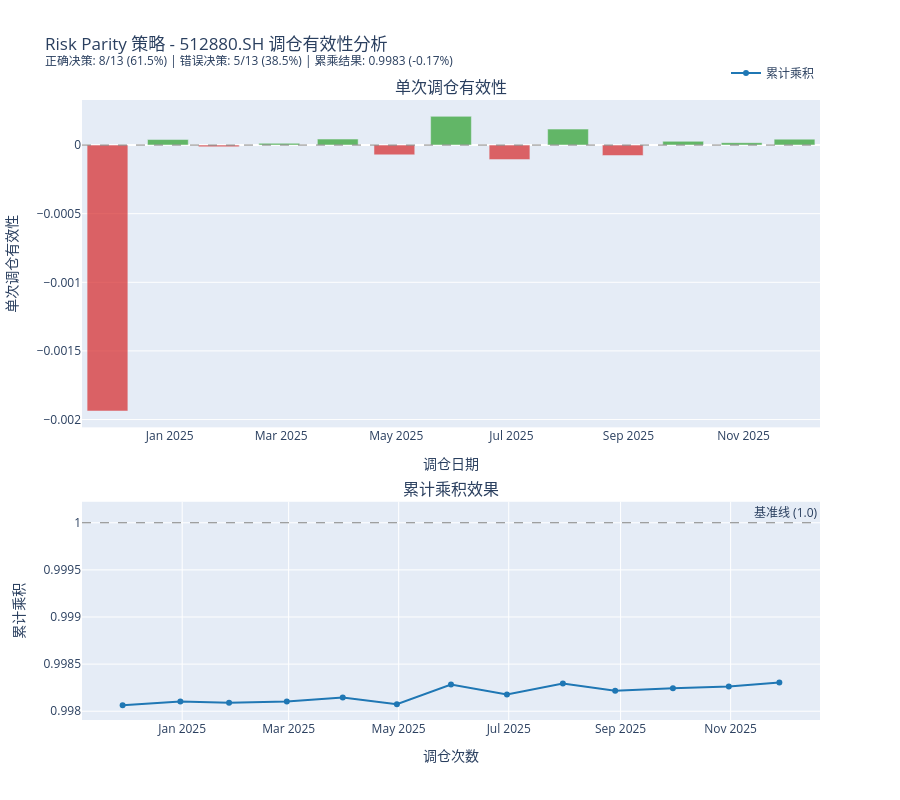

Notebook code cell kept with this figure:
### Code cell
print(rp_result.weights.columns)

for item in rp_result.weights.columns:
    rp_viz.plot_rebalancing_effectiveness(
        price_df,
        asset_name=item,           # 指定资产
    )

### Figure 1 — Plotly figure (JSON) as saved in the notebook; plotly's stock layout.template omitted (floating-point values rounded to 4 significant figures)
{"data": [{"hovertemplate": "<b>2024-11-29</b><br>调仓前权重: 0.0000<br>调仓后权重: 0.0512<br>权重变化: +0.0512<br>期间收益: -0.0378<br>有效性: -0.001938<extra></extra>", "marker": {"color": "#d62728"}, "opacity": 0.7, "showlegend": false, "type": "bar", "x": ["2024-11-29T00:00:00"], "xaxis": "x", "y": [-0.001938], "yaxis": "y"}, {"hovertemplate": "<b>2024-12-31</b><br>调仓前权重: 0.0512<br>调仓后权重: 0.0507<br>权重变化: -0.0006<br>期间收益: -0.0718<br>有效性: +0.000040<extra></extra>", "marker": {"color": "#2ca02c"}, "opacity": 0.7, "showlegend": false, "type": "bar", "x": ["2024-12-31T00:00:00"], "xaxis": "x", "y": [4.024e-05], "yaxis": "y"}, {"hovertemplate": "<b>2025-01-27</b><br>调仓前权重: 0.0507<br>调仓后权重: 0.0501<br>权重变化: -0.0006<br>期间收益: +0.0212<br>有效性: -0.000013<extra></extra>", "marker": {"color": "#d62728"}, "opacity": 0.7, "showlegend": false, "type": "bar", "x": ["2025-01-27T00:00:00"], "xaxis": "x", "y": [-1.289e-05], "yaxis": "y"}, {"hovertemplate": "<b>2025-02-28</b><br>调仓前权重: 0.0501<br>调仓后权重: 0.0495<br>权重变化: -0.0006<br>期间收益: -0.0216<br>有效性: +0.000013<extra></extra>", "marker": {"color": "#2ca02c"}, "opacity": 0.7, "showlegend": false, "type": "bar", "x": ["2025-02-28T00:00:00"], "xaxis": "x", "y": [1.252e-05], "yaxis": "y"}, {"hovertemplate": "<b>2025-03-31</b><br>调仓前权重: 0.0495<br>调仓后权重: 0.0486<br>权重变化: -0.0009<br>期间收益: -0.0479<br>有效性: +0.000043<extra></extra>", "marker": {"color": "#2ca02c"}, "opacity": 0.7, "showlegend": false, "type": "bar", "x": ["2025-03-31T00:00:00"], "xaxis": "x", "y": [4.349e-05], "yaxis": "y"}, {"hovertemplate": "<b>2025-04-30</b><br>调仓前权重: 0.0486<br>调仓后权重: 0.0412<br>权重变化: -0.0074<br>期间收益: +0.0097<br>有效性: -0.000071<extra></extra>", "marker": {"color": "#d62728"}, "opacity": 0.7, "showlegend": false, "type": "bar", "x": ["2025-04-30T00:00:00"], "xaxis": "x", "y": [-7.131e-05], "yaxis": "y"}, {"hovertemplate": "<b>2025-05-30</b><br>调仓前权重: 0.0412<br>调仓后权重: 0.0435<br>权重变化: +0.0023<br>期间收益: +0.0892<br>有效性: +0.000209<extra></extra>", "marker": {"color": "#2ca02c"}, "opacity": 0.7, "showlegend": false, "type": "bar", "x": ["2025-05-30T00:00:00"], "xaxis": "x", "y": [0.0002089], "yaxis": "y"}, {"hovertemplate": "<b>2025-06-30</b><br>调仓前权重: 0.0435<br>调仓后权重: 0.0416<br>权重变化: -0.0019<br>期间收益: +0.0546<br>有效性: -0.000106<extra></extra>", "marker": {"color": "#d62728"}, "opacity": 0.7, "showlegend": false, "type": "bar", "x": ["2025-06-30T00:00:00"], "xaxis": "x", "y": [-0.0001058], "yaxis": "y"}, {"hovertemplate": "<b>2025-07-31</b><br>调仓前权重: 0.0416<br>调仓后权重: 0.0427<br>权重变化: +0.0011<br>期间收益: +0.1085<br>有效性: +0.000116<extra></extra>", "marker": {"color": "#2ca02c"}, "opacity": 0.7, "showlegend": false, "type": "bar", "x": ["2025-07-31T00:00:00"], "xaxis": "x", "y": [0.000116], "yaxis": "y"}, {"hovertemplate": "<b>2025-08-29</b><br>调仓前权重: 0.0427<br>调仓后权重: 0.0442<br>权重变化: +0.0016<br>期间收益: -0.0489<br>有效性: -0.000076<extra></extra>", "marker": {"color": "#d62728"}, "opacity": 0.7, "showlegend": false, "type": "bar", "x": ["2025-08-29T00:00:00"], "xaxis": "x", "y": [-7.633e-05], "yaxis": "y"}, {"hovertemplate": "<b>2025-09-30</b><br>调仓前权重: 0.0442<br>调仓后权重: 0.0404<br>权重变化: -0.0038<br>期间收益: -0.0071<br>有效性: +0.000027<extra></extra>", "marker": {"color": "#2ca02c"}, "opacity": 0.7, "showlegend": false, "type": "bar", "x": ["2025-09-30T00:00:00"], "xaxis": "x", "y": [2.707e-05], "yaxis": "y"}, {"hovertemplate": "<b>2025-10-31</b><br>调仓前权重: 0.0404<br>调仓后权重: 0.0401<br>权重变化: -0.0003<br>期间收益: -0.0590<br>有效性: +0.000017<extra></extra>", "marker": {"color": "#2ca02c"}, "opacity": 0.7, "showlegend": false, "type": "bar", "x": ["2025-10-31T00:00:00"], "xaxis": "x", "y": [1.736e-05], "yaxis": "y"}, {"hovertemplate": "<b>2025-11-28</b><br>调仓前权重: 0.0401<br>调仓后权重: 0.0418<br>权重变化: +0.0016<br>期间收益: +0.0263<br>有效性: +0.000043<extra></extra>", "marker": {"color": "#2ca02c"}, "opacity": 0.7, "showlegend": false, "type": "bar", "x": ["2025-11-28T00:00:00"], "xaxis": "x", "y": [4.297e-05], "yaxis": "y"}, {"hovertemplate": "<b>%{x}</b><br>累计乘积: %{y:.6f}<extra></extra>", "line": {"color": "#1f77b4", "width": 2}, "marker": {"size": 6}, "mode": "lines+markers", "name": "累计乘积", "type": "scatter", "x": ["2024-11-29T00:00:00.000000000", "2024-12-31T00:00:00.000000000", "2025-01-27T00:00:00.000000000", "2025-02-28T00:00:00.000000000", "2025-03-31T00:00:00.000000000", "2025-04-30T00:00:00.000000000", "2025-05-30T00:00:00.000000000", "2025-06-30T00:00:00.000000000", "2025-07-31T00:00:00.000000000", "2025-08-29T00:00:00.000000000", "2025-09-30T00:00:00.000000000", "2025-10-31T00:00:00.000000000", "2025-11-28T00:00:00.000000000"], "xaxis": "x2", "y": [0.9981, 0.9981, 0.9981, 0.9981, 0.9981, 0.9981, 0.9983, 0.9982, 0.9983, 0.9982, 0.9982, 0.9983, 0.9983], "yaxis": "y2"}], "layout": {"annotations": [{"font": {"size": 16}, "showarrow": false, "text": "单次调仓有效性", "x": 0.5, "xanchor": "center", "xref": "paper", "y": 1, "yanchor": "bottom", "yref": "paper"}, {"font": {"size": 16}, "showarrow": false, "text": "累计乘积效果", "x": 0.5, "xanchor": "center", "xref": "paper", "y": 0.352, "yanchor": "bottom", "yref": "paper"}, {"showarrow": false, "text": "基准线 (1.0)", "x": 1, "xanchor": "right", "xref": "x2 domain", "y": 1, "yanchor": "bottom", "yref": "y2"}], "height": 800, "hovermode": "x unified", "legend": {"orientation": "h", "x": 1, "xanchor": "right", "y": 1.02, "yanchor": "bottom"}, "shapes": [{"line": {"color": "gray", "dash": "dash", "width": 1}, "type": "line", "x0": 0, "x1": 1, "xref": "x domain", "y0": 0, "y1": 0, "yref": "y"}, {"line": {"color": "gray", "dash": "dash", "width": 1}, "type": "line", "x0": 0, "x1": 1, "xref": "x2 domain", "y0": 1, "y1": 1, "yref": "y2"}], "title": {"text": "Risk Parity 策略 - 512880.SH 调仓有效性分析<br><sup>正确决策: 8/13 (61.5%) | 错误决策: 5/13 (38.5%) | 累乘结果: 0.9983 (-0.17%)</sup>"}, "xaxis": {"anchor": "y", "domain": [0, 1], "title": {"text": "调仓日期"}}, "xaxis2": {"anchor": "y2", "domain": [0, 1], "title": {"text": "调仓次数"}}, "yaxis": {"anchor": "x", "domain": [0.472, 1], "title": {"text": "单次调仓有效性"}}, "yaxis2": {"anchor": "x2", "domain": [0, 0.352], "title": {"text": "累计乘积"}}}}
